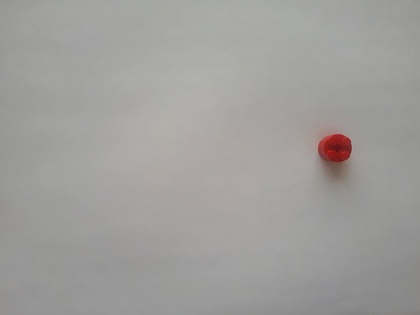
%> input picture SVA/imagenes/1.jpg, 420 x 315 px, shrunk from 600 x 450 before the run
$ octave svac4.m   (GNU Octave 9; MATLAB toolbox functions it lacks are replaced by stand-ins)
%> lines starting %> are read from the running program, lines starting %| are printed output that depends on the picture; in (x1, y1, x2, y2) boxes, pixels count from 0 and x2, y2 are one past the last pixel; in counts of white or black regions, pixels touching at a corner belong together; the program's own positions count from 1
% clc
% clear all
% close all
%

IMA=imread('C:\Users\kitsu\Documents\SVA\imagenes\1.jpg');
%> IMA is the input picture: size 315x420x3 uint8; mean R, G, B 159.5, 158.3, 156

R=IMA(:,:,1);
G=IMA(:,:,2);
B=IMA(:,:,3);
figure,imshow(B)
[filas,columnas,capas]=size(IMA);
%> filas = 315; columnas = 420; capas = 3
U=45;
for i=1:filas
    for j=1:columnas
        if(B(i,j)<=U)
            f(i,j)=1;
        else
          f(i,j)=0;
        end
    end
    end
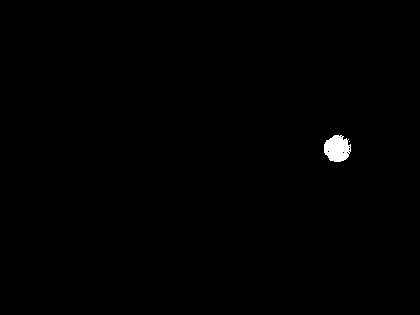
%> f: size 315x420 double; values 0 (black) and 1 (white), 0.42% white; 2 white regions (1 under 20 px), largest, box (x1, y1, x2, y2) and area: (324, 135, 351, 162) 550
figure, imshow(255*uint8(f))

% G=(B<=U);
% figure, imshow(255*uint8(G))

x=[1:columnas];
%> x = 420 values from 1 to 420
y=[1:filas];
%> y = 315 values from 1 to 315
fx=sum(f,1);
%> fx = 420 values, max 27 at index 335, min 0 at index 1, mean 1.31
fy=sum(f,2)';
%> fy = 315 values, max 27 at index 146, min 0 at index 1, mean 1.75
% figure, plot(fx)
% figure, plot(fy)
cy=sum(x.*fx)/sum(fx)
%> cy = 337.8
cx=sum(y.*fy)/sum(fy)
%> cx = 149.3

figure
imshow(IMA)
hold on
plot(fix(cy),fix(cx),'B*')
%> (this line was passed over: plot is not available in this run)
hold off
